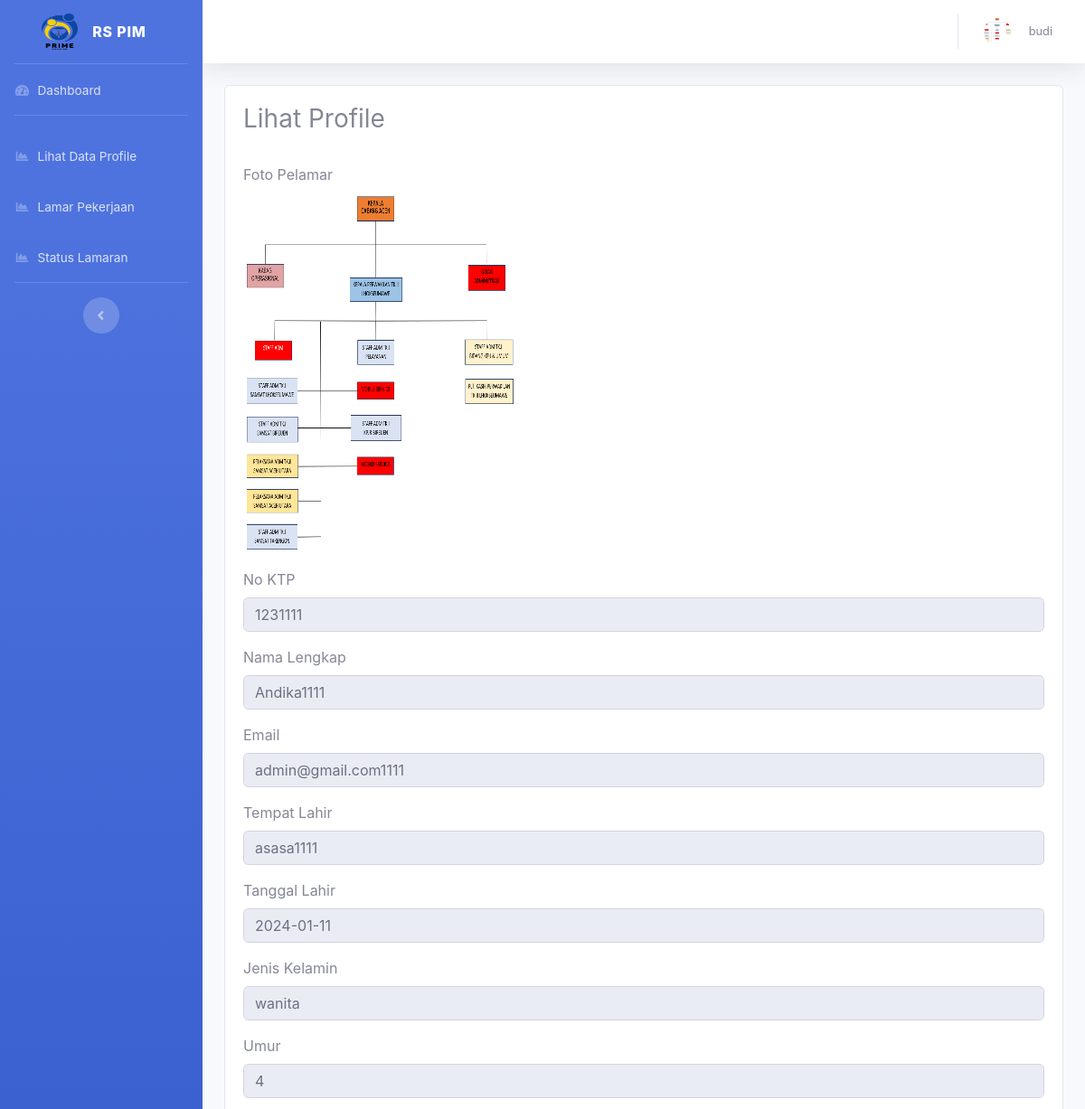
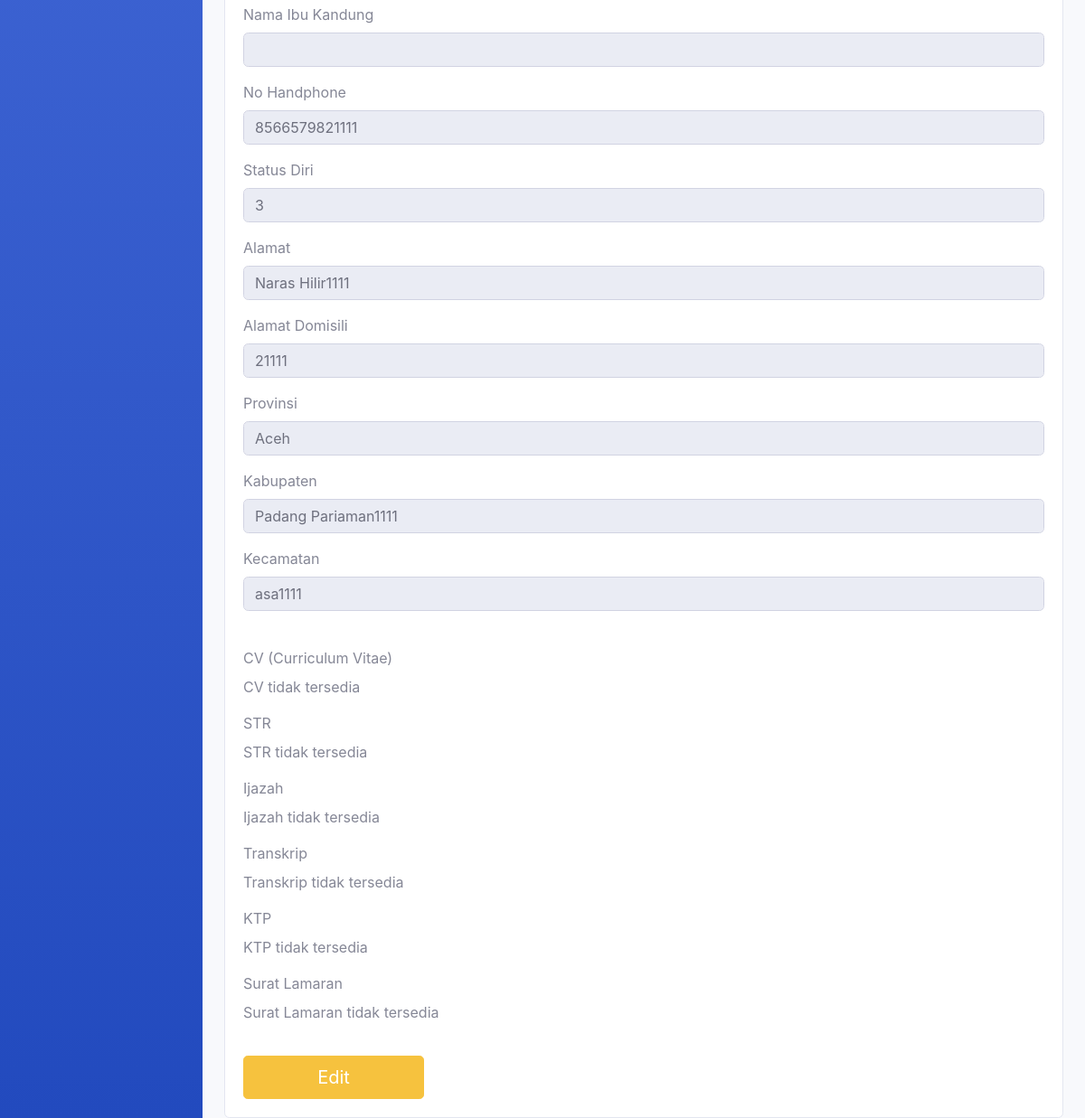
/dashboard/index.php?r=lihat_profile/index (signed in), run on the app's committed database (2 pictures, top to bottom).
### tables this page shows
CREATE TABLE `tbl_profile` (
  `id_profile` int(11) NOT NULL,
  `id_pengguna` int(11) DEFAULT NULL,
  `nama_lengkap` varchar(100) DEFAULT NULL,
  `no_ktp` int(50) NOT NULL,
  `email` varchar(100) DEFAULT NULL,
  `tempat_lahir` varchar(50) DEFAULT NULL,
  `tanggal_lahir` date DEFAULT NULL,
  `jenis_kelamin` enum('pria','wanita') DEFAULT NULL,
  `umur` int(11) NOT NULL,
  `ibu` varchar(50) NOT NULL,
  `no_hp` bigint(20) DEFAULT NULL,
  `status_diri` int(11) DEFAULT NULL,
  `alamat` text DEFAULT NULL,
  `alamat_domisili` text DEFAULT NULL,
  `provinsi` varchar(50) DEFAULT NULL,
  `kabupaten` varchar(50) DEFAULT NULL,
  `kecamatan` varchar(50) DEFAULT NULL,
  `foto_pelamar` varchar(500) NOT NULL,
  `cv` varchar(300) DEFAULT NULL,
  `str` varchar(300) DEFAULT NULL,
  `ijazah` varchar(300) DEFAULT NULL,
  `transkrip` varchar(300) DEFAULT NULL,
  `ktp` varchar(300) DEFAULT NULL,
  `surat_lamaran` varchar(300) DEFAULT NULL,
  `status` int(11) NOT NULL
);

### dashboard/index.php (called while the page is built, shortened)
<?php require_once '../config/conn.php'; ?>
<?php require_once 'layouts/header.php'; ?>
<?php include 'layouts/sidebar.php'; ?>
<?php $page = $_REQUEST['r']; ?>
<?php include_once $page.'.php'; ?>
<?php include 'layouts/footer.php'; ?>

### config/conn.php (called while the page is built, shortened)
<?php
function Connect(){
    $connect = mysqli_connect(HOST, DB_USER, DB_PASSWORD,DB_NAME);
    if($connect){
        return $connect;
    } else {
      return FALSE;
    }
}
?>

### dashboard/lihat_profile/index.php (the view, shortened to what this page needs)
<?php
require_once 'func.php';
?>
<h3>Lihat Profile</h3>
<br>
<div class="table-responsive custom-scrollbar">
  <form>
    <?php
    $id_pengguna_login = $_SESSION['id'];
    $query_select_profile = "SELECT * FROM tbl_profile WHERE id_pengguna = '$id_pengguna_login'";
    $result_select_profile = mysqli_query(Connect(), $query_select_profile);
    if ($result_select_profile && mysqli_num_rows($result_select_profile) > 0) {
      $data = mysqli_fetch_assoc($result_select_profile);
    ?>
      <div class="form-group">
        <label for="foto_pelamar">Foto Pelamar</label>
        <br>
        <?php
        $foto_path = "../assets/img/profile/foto/" . $data['foto_pelamar'];
        if (file_exists($foto_path)) {
          echo "<img src='$foto_path' alt='Foto Profil' style='width:300px;height:400px;'>";
        } else {
          echo "<p>Foto tidak tersedia</p>";
        }
        ?>
      </div>
      <div class="form-group">
        <label for="no_ktp">No KTP</label>
        <input type="text" class="form-control" id="no_ktp" name="no_ktp" value="<?= $data['no_ktp'] ?>" readonly>
      </div>
      <div class="form-group">
        <label for="nama_lengkap">Nama Lengkap</label>
        <input type="text" class="form-control" id="nama_lengkap" name="nama_lengkap" value="<?= $data['nama_lengkap'] ?>" readonly>
      </div>
      <div class="form-group">
        <label for="email">Email</label>
        <input type="text" class="form-control" id="email" name="email" value="<?= $data['email'] ?>" readonly>
      </div>
      <div class="form-group">
        <label for="tempat_lahir">Tempat Lahir</label>
        <input type="text" class="form-control" id="tempat_lahir" name="tempat_lahir" value="<?= $data['tempat_lahir'] ?>" readonly>
      </div>
      <div class="form-group">
        <label for="tanggal_lahir">Tanggal Lahir</label>
        <input type="text" class="form-control" id="tanggal_lahir" name="tanggal_lahir" value="<?= $data['tanggal_lahir'] ?>" readonly>
      </div>
      <div class="form-group">
        <label for="jenis_kelamin">Jenis Kelamin</label>
        <input type="text" class="form-control" id="jenis_kelamin" name="jenis_kelamin" value="<?= $data['jenis_kelamin'] ?>" readonly>
      </div>
      <div class="form-group">
        <label for="umur">Umur</label>
        <input type="text" class="form-control" id="umur" name="umur" value="<?= $data['umur'] ?>" readonly>
      </div>
      <div class="form-group">
        <label for="ibu">Nama Ibu Kandung</label>
        <input type="text" class="form-control" id="ibu" name="ibu" value="<?= $data['ibu'] ?>" readonly>
      </div>
      <div class="form-group">
        <label for="no_hp">No Handphone</label>
        <input type="text" class="form-control" id="no_hp" name="no_hp" value="<?= $data['no_hp'] ?>" readonly>
      </div>
      <div class="form-group">
        <label for="status_diri">Status Diri</label>
        <input type="text" class="form-control" id="status_diri" name="status_diri" value="<?= $data['status_diri'] ?>" readonly>
      </div>
      <div class="form-group">
        <label for="alamat">Alamat</label>
        <input type="text" class="form-control" id="alamat" name="alamat" value="<?= $data['alamat'] ?>" readonly>
      </div>
      <div class="form-group">
        <label for="alamat_domisili">Alamat Domisili</label>
        <input type="text" class="form-control" id="alamat_domisili" name="alamat_domisili" value="<?= $data['alamat_domisili'] ?>" readonly>
      </div>
      <div class="form-group">
        <label for="provinsi">Provinsi</label>
        <input type="text" class="form-control" id="provinsi" name="provinsi" value="<?= $data['provinsi'] ?>" readonly>
      </div>
      <div class="form-group">
        <label for="kabupaten">Kabupaten</label>
        <input type="text" class="form-control" id="kabupaten" name="kabupaten" value="<?= $data['kabupaten'] ?>" readonly>
      </div>
      <div class="form-group">
        <label for="kecamatan">Kecamatan</label>
        <input type="text" class="form-control" id="kecamatan" name="kecamatan" value="<?= $data['kecamatan'] ?>" readonly>
      </div>
      <br>
      <div class="form-group">
        <label for="cv">CV (Curriculum Vitae)</label>
        <br>
        <?php
        $cv_path = "../assets/img/profile/cv/" . $data['cv'];
        if (file_exists($cv_path)) {
          echo "<a href='$cv_path' target='_blank'>Lihat CV</a>";
        } else {
          echo "<p>CV tidak tersedia</p>";
        }
        ?>
      </div>
      <div class="form-group">
        <label for="str">STR</label>
        <br>
        <?php
        $str_path = "../assets/img/profile/str/" . $data['str'];
        if (file_exists($str_path)) {
          echo "<a href='$str_path' target='_blank'>Lihat STR</a>";
        } else {
          echo "<p>STR tidak tersedia</p>";
        }
        ?>
      </div>
      <div class="form-group">
        <label for="ijazah">Ijazah</label>
        <br>
        <?php
        $ijazah_path = "../assets/img/profile/ijazah/" . $data['ijazah'];
        if (file_exists($ijazah_path)) {
          echo "<a href='$ijazah_path' target='_blank'>Lihat Ijazah</a>";
        } else {
          echo "<p>Ijazah tidak tersedia</p>";
        }
        ?>
      </div>
      <div class="form-group">
        <label for="transkrip">Transkrip</label>
        <br>
        <?php
        $transkrip_path = "../assets/img/profile/transkrip/" . $data['transkrip'];
        if (file_exists($transkrip_path)) {
          echo "<a href='$transkrip_path' target='_blank'>Lihat Transkrip</a>";
        } else {
          echo "<p>Transkrip tidak tersedia</p>";
        }
        ?>
      </div>
      <div class="form-group">
        <label for="ktp">KTP</label>
        <br>
        <?php
        $ktp_path = "../assets/img/profile/ktp/" . $data['ktp'];
        if (file_exists($ktp_path)) {
          echo "<a href='$ktp_path' target='_blank'>Lihat KTP</a>";
        } else {
          echo "<p>KTP tidak tersedia</p>";
        }
        ?>
      </div>
      <div class="form-group">
        <label for="surat_lamaran">Surat Lamaran</label>
        <br>
        <?php
        $surat_lamaran_path = "../assets/img/profile/surat_lamaran/" . $data['surat_lamaran'];
        if (file_exists($surat_lamaran_path)) {
          echo "<a href='$surat_lamaran_path' target='_blank'>Lihat Surat Lamaran</a>";
        } else {
          echo "<p>Surat Lamaran tidak tersedia</p>";
        }
        ?>
      </div>
    <?php
    } else {
      echo "<p>Tidak ada data</p>";
    }
    ?>
  </form>
  <div style="padding-top: 20px;">
    <a href="?r=lihat_profile/edit&id_profile=<?= $data['id_profile'] ?>" class="btn btn-warning btn-lg" style="width: 200px;">Edit</a>
  </div>
</div>

### dashboard/layouts/sidebar.php (shortened to what this page needs)
<body id="page-top">
    <div id="wrapper">
        <ul class="navbar-nav bg-gradient-primary sidebar sidebar-dark accordion" id="accordionSidebar">
            <?php
            $id_pengguna_login = $_SESSION['id'];
            $query_select_profile = "SELECT * FROM tbl_profile WHERE id_pengguna = '$id_pengguna_login'";
            $result_select_profile = mysqli_query(Connect(), $query_select_profile);
            if ($result_select_profile && mysqli_num_rows($result_select_profile) > 0) {
                $data = mysqli_fetch_assoc($result_select_profile);
            ?>
                <a class="sidebar-brand d-flex align-items-center justify-content-center" href="">
                    <div class="sidebar-brand-icon ">
                        <img src="../assets/img/logo4.png" width="40" height="40">
                    </div>
                    <div class="sidebar-brand-text mx-3">RS PIM <sup></sup></div>
                </a>
            <?php
            } else {
                echo "<p>Tidak ada data</p>";
            }
            ?>
            <hr class="sidebar-divider my-0">
            <li class="nav-item">
                <a class="nav-link" href="?r=welcome/index_admin">
                    <i class="fas fa-fw fa-tachometer-alt"></i>
                    <span>Dashboard</span></a>
            </li>
            <hr class="sidebar-divider">
            <?php if ($_SESSION['hak'] == "user") { ?>
                <?php
                $id_pengguna_login = $_SESSION['id'];
                $query_select_profile = "SELECT * FROM tbl_profile WHERE id_pengguna = '$id_pengguna_login'";
                $result_select_profile = mysqli_query(Connect(), $query_select_profile);
                if ($result_select_profile) {
                    if (mysqli_num_rows($result_select_profile) > 0) {
                        $data = mysqli_fetch_assoc($result_select_profile);
                ?>
                        <?php
                    }
                }
                ?>
                <li class="nav-item">
                    <a class="nav-link" href="?r=lihat_profile/index">
                        <i class="fas fa-fw fa-chart-area"></i>
                        <span>Lihat Data Profile</span></a>
                </li>
                <li class="nav-item">
                    <a class="nav-link" href="?r=lamaran/index">
                        <i class="fas fa-fw fa-chart-area"></i>
                        <span>Lamar Pekerjaan</span></a>
                </li>
            <?php } ?>
            <?php if ($_SESSION['hak'] == "user") { ?>
                <li class="nav-item">
                    <a class="nav-link" href="?r=status_lamaran/index">
                        <i class="fas fa-fw fa-chart-area"></i>
                        <span>Status Lamaran</span></a>
                </li>
            <?php } ?>
            <hr class="sidebar-divider d-none d-md-block">
            <div class="text-center d-none d-md-inline">
                <button class="rounded-circle border-0" id="sidebarToggle"></button>
            </div>
        </ul>
        <div id="content-wrapper" class="d-flex flex-column">
            <div id="content">
                <nav class="navbar navbar-expand navbar-light bg-white topbar mb-4 static-top shadow">
                    <ul class="navbar-nav ml-auto">
                        <li class="nav-item dropdown no-arrow">
                            <a class="nav-link dropdown-toggle" href="#" id="userDropdown" role="button" data-toggle="dropdown" aria-haspopup="true" aria-expanded="false">
                                <?php
                                $foto_path = "../assets/img/profile/foto/" . $data['foto_pelamar'];
                                if (file_exists($foto_path)) {
                                    echo "<img class='img-profile rounded-circle' src='$foto_path' alt='Foto Profil' style='width:30px;height:30px;'>";
                                } else {
                                    echo "<p>Foto tidak tersedia</p>";
                                }
                                ?>
                                <span style="padding-left: 20px;" class="mr-2 d-none d-lg-inline text-gray-600 small"><?= $_SESSION['nama']; ?></span>
                            </a>
                        </li>
                    </ul>
                </nav>
                <div class="container-fluid">
                    <div class="card">
                        <div class="card-body">

### dashboard/lihat_profile/index.php (style rules this page uses)
.custom-scrollbar { overflow-x: auto; white-space: nowrap; }

### data on the page
tbl_profile: foto_pelamar (picture), no_ktp "1231111", nama_lengkap "Andika1111", email "admin@gmail.com1111", tempat_lahir "asasa1111", tanggal_lahir "2024-01-11", jenis_kelamin "wanita", umur "4", no_hp "8566579821111", status_diri "3", alamat "Naras Hilir1111", alamat_domisili "21111", provinsi "Aceh", kabupaten "Padang Pariaman1111", kecamatan "asa1111"

### other printed values
$_SESSION['nama'] "budi"
